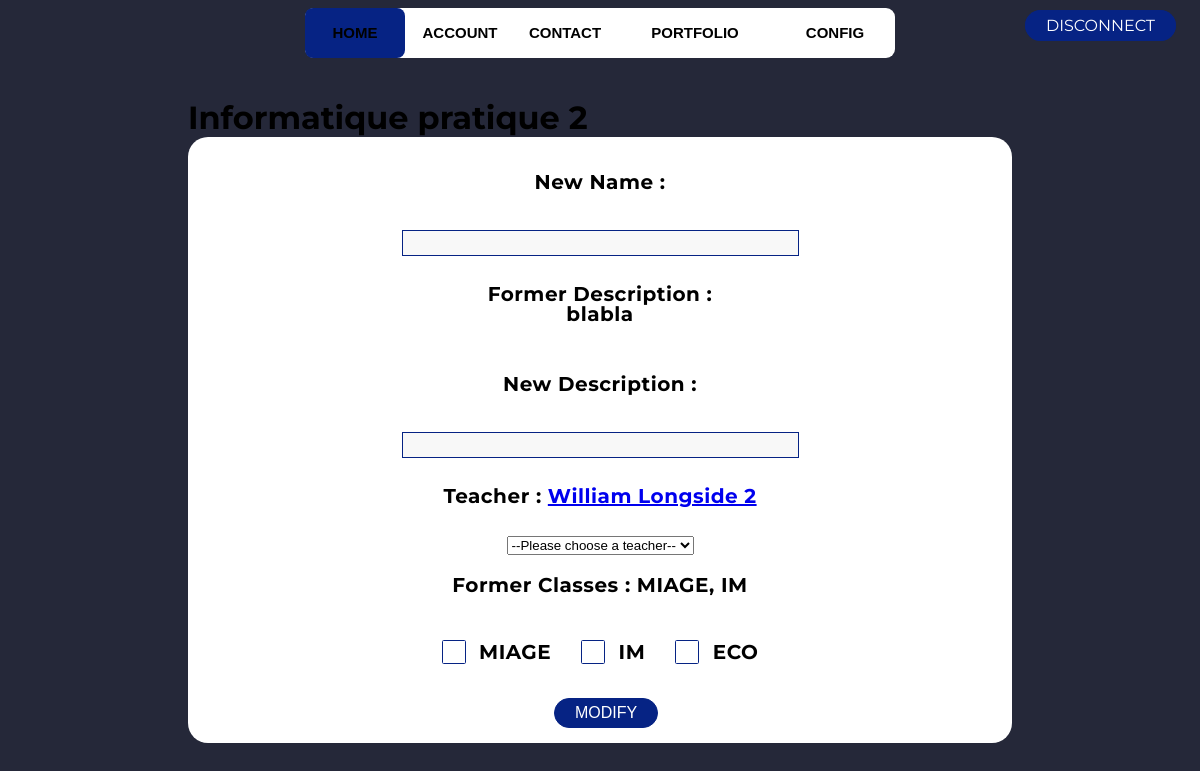
The app's page /webapp/index.php?action=CoursesController&method=modify&id=1 (signed in) with its own data.
### tables this page shows
CREATE TABLE IF NOT EXISTS `courses` (
  `course_id` int NOT NULL AUTO_INCREMENT,
  `course_name` varchar(255) NOT NULL,
  `course_description` text NOT NULL,
  `teacher` int NOT NULL,
  `classes` varchar(100) NOT NULL,
  PRIMARY KEY (`course_id`),
  KEY `teacher` (`teacher`)
);

CREATE TABLE IF NOT EXISTS `user` (
  `id` int NOT NULL AUTO_INCREMENT,
  `email` varchar(100) NOT NULL,
  `password` varchar(100) NOT NULL,
  `name` varchar(100) NOT NULL,
  `type` enum('student','admin','teacher') NOT NULL,
  `class` int DEFAULT NULL,
  PRIMARY KEY (`id`)
);

CREATE TABLE IF NOT EXISTS `class` (
  `class_id` int NOT NULL AUTO_INCREMENT,
  `Designation` varchar(100) NOT NULL,
  `Num` int NOT NULL,
  PRIMARY KEY (`class_id`)
);

### webapp/controller/CoursesController.php (called while the page is built, shortened)
<?php
require_once('model/CoursesConnexion.php');
class CoursesView
{
	public function modifyone($courseid){
		include VIEWS.DS.'template.php';
	}
}
class CoursesController{
	public function modify($id){
		$hv= new CoursesView();
		$hv->modifyone($id);
	}
}
?>

### webapp/model/CoursesConnexion.php (called while the page is built, shortened)
<?php
class CoursesConnexion
{
  public function listoneCourse($courseid){
    $db = new PDO('mysql:host=localhost;dbname=loginsystem','root','');
    $sql = "SELECT course_id, course_name, course_description, name, email, id, classes FROM courses
            INNER JOIN user ON teacher = id
            WHERE course_id='{$courseid}'";
    $result = $db->prepare($sql);
    $result->execute();
    return $result;
  }
  public function getClasses(){
    $db = new PDO('mysql:host=localhost;dbname=loginsystem','root','');
    $sql = "SELECT Designation FROM class";
    $result = $db->prepare($sql);
    $result->execute();
    return $result;
  }
}
?>

### webapp/views/Coursesmodify.php (the view, shortened to what this page needs)
<?php if (isset($courseid)) {
    $res=$c->listoneCourse($courseid);
    $row =$res->fetch();
    echo '<div class="modify-wrapper"><h1>'.$row['course_name'].'</h1>
    <form action="index.php?action=CoursesController&method=onmodify&id='.$courseid.'" method="POST" class="modifyform">';
    echo '<p>New Name :</p>';
    echo '<input type="text" id="new_name" name="new_name" class="boxreponses">';
    echo '<p>Former Description :<br> '.$row['course_description'].'</p>';
    echo '<p>New Description :</p>';
    echo '<input type="text" id="new_description" name="new_description" class="boxreponses">';
    echo "<p>Teacher : <a href=";echo URL_BASE.'/index.php?action=TeachersController&method=viewdetail&id='.$row['id'].'';
    echo '> '.$row['name'].'</a></p>';
    ?>
    <select name="teachers" id="listederoulante">
	    <option value="">--Please choose a teacher--</option>
	</select>
    <?php
    $res=$c->listoneCourse($courseid);
    ?>
    <p>Former Classes : <?php while($row =$res->fetch()){
                $array = unserialize($row['classes']);
                $array_together = implode(", ", $array);
                echo $array_together.' ';
            }?></p>
	<div class="checkboxes">
		<?php
	    	$res=$c->getClasses();
	    	$class=1;
	    	while($row =$res->fetch()){
				echo '<div class="checkbox-wrapper-33">
					<label class="checkbox" for="'.$class.'">
						<input class="checkbox__trigger visuallyhidden" type="checkbox" value="'.$row['Designation'].'" id="'.$class.'" name="'.$class.'"/>
						<span class="checkbox__symbol">
						<svg aria-hidden="true" class="icon-checkbox" width="28px" height="28px" viewBox="0 0 28 28" version="1" xmlns="http://www.w3.org/2000/svg">
							<path d="M4 14l8 7L24 7"></path>
						</svg>
						</span>
						<p class="checkbox__textwrapper">'.$row['Designation'].'</p>
					</label>
				</div>';
	    		$class++;
	    	}
	    ?>
        </div>
        <br>
    <?php
    echo '<button class="modifButton" name="submit">Modify</button>';
    echo '</form></div>';
}
?>

### webapp/views/_common/css/login.css (style rules this page uses)
* { box-sizing: border-box; }
h1 { font-weight: bold; margin: 0; }
p { font-size: 14px; font-weight: 100; line-height: 20px; letter-spacing: 0.5px; margin: 20px 0 30px; }
button, .resetPass { border-radius: 20px; border: 1px solid #062384; background-color: #062384; color: #FFFFFF; font-size: 12px; font-weight: bold; padding: 12px 45px; letter-spacing: 1px; text-transform: uppercase; transition: transform 80ms ease-in; }
form { background-color: #FFFFFF; display: flex; align-items: center; justify-content: center; flex-direction: column; padding: 0 50px; height: 100%; text-align: center; }
input { background-color: #eee; border: none; padding: 12px 15px; margin: 8px 0; width: 100%; }

### webapp/views/_common/css/navbar.css (style rules this page uses)
a:nth-child(1) { width: 100px; }

### webapp/views/_common/css/home.css (style rules this page uses)
body { background: #252839; font-family: 'Montserrat', sans-serif; }
.modify-wrapper { margin:5vh 15vw ; }
.modifyform { border-radius: 20px; padding: 15px; }
.modifyform p { font-weight: bold; font-size: 1.25em; }
.modifButton, .delButton, .disButton, .viewbtn { border-radius: 20px; text-decoration: none; border: 1px solid #062384; background-color: #062384; color: #FFFFFF; font-size: 1em; font-weight: normal; letter-spacing: 0px; text-transform: uppercase; padding: 5px 20px; transition: transform 80ms ease-in; margin-left: 1vw; }
.boxreponses { background: #F8F8F8; border: 1px solid #062384; width: 50%; height: 1em; }
.checkboxes { display: flex; }
.checkboxes label { padding: 15px; }
.checkbox-wrapper-33 { --s-xsmall: 0.625em; --s-small: 1.2em; --border-width: 1px; --c-primary: rgb(6, 35, 132); --c-primary-20-percent-opacity: rgb(6 35 132 / 20%); --c-primary-10-percent-opacity: rgb(6 35 132 / 10%); --t-base: 0.4s; --t-fast: 0.2s; --e-in: ease-in; --e-out: cubic-bezier(.11,.29,.18,.98); }
.checkbox-wrapper-33 .checkbox { display: flex; align-items: center; justify-content: flex-start; }
.checkbox-wrapper-33 .checkbox__symbol { display: inline-block; display: flex; margin-right: calc(var(--s-small) * 0.7); border: var(--border-width) solid var(--c-primary); position: relative; border-radius: 0.1em; width: 1.5em; height: 1.5em; transition: box-shadow var(--t-base) var(--e-out), background-color var(--t-base); box-shadow: 0 0 0 0 var(--c-primary-10-percent-opacity); }
.checkbox-wrapper-33 .checkbox__symbol:after { content: ""; position: absolute; top: 0.5em; left: 0.5em; width: 0.25em; height: 0.25em; background-color: var(--c-primary-20-percent-opacity); opacity: 0; border-radius: 3em; transform: scale(1); transform-origin: 50% 50%; }
.checkbox-wrapper-33 .checkbox .icon-checkbox { width: 1em; height: 1em; margin: auto; fill: none; stroke-width: 3; stroke: currentColor; stroke-linecap: round; stroke-linejoin: round; stroke-miterlimit: 10; color: var(--c-primary); display: inline-block; }
.checkbox-wrapper-33 .checkbox__textwrapper { margin: 0; }

### records on screen
courses: course_name "Informatique pratique 2", course_description "blabla", user.name "William Longside 2", classes "MIAGE, IM"
class: Designation "MIAGE"
class: Designation "IM"
class: Designation "ECO"
